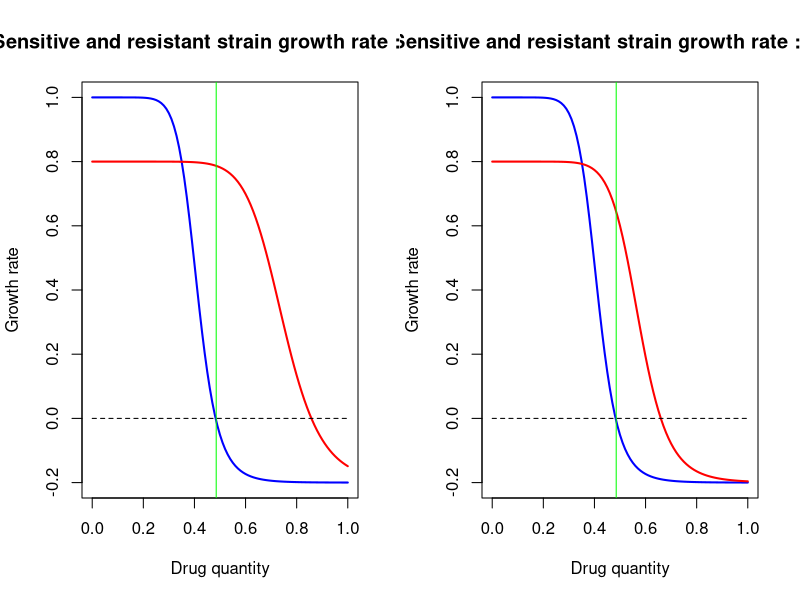
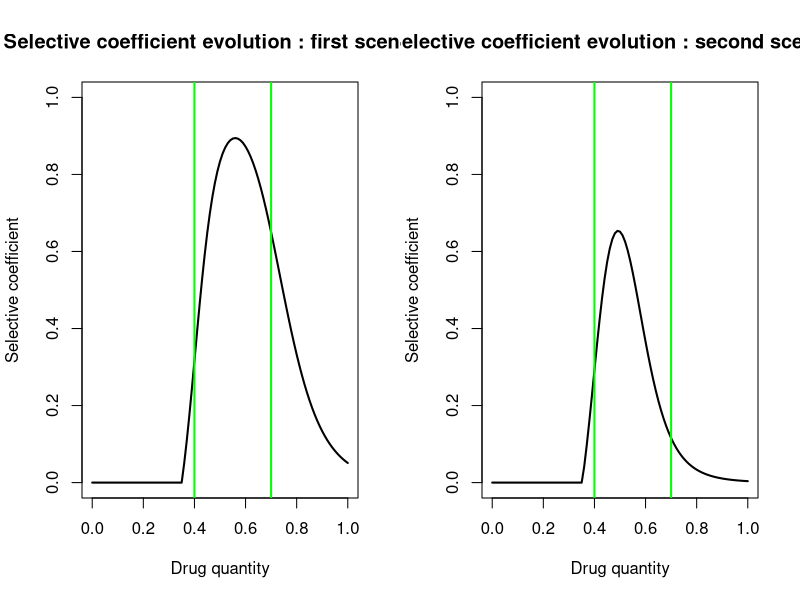
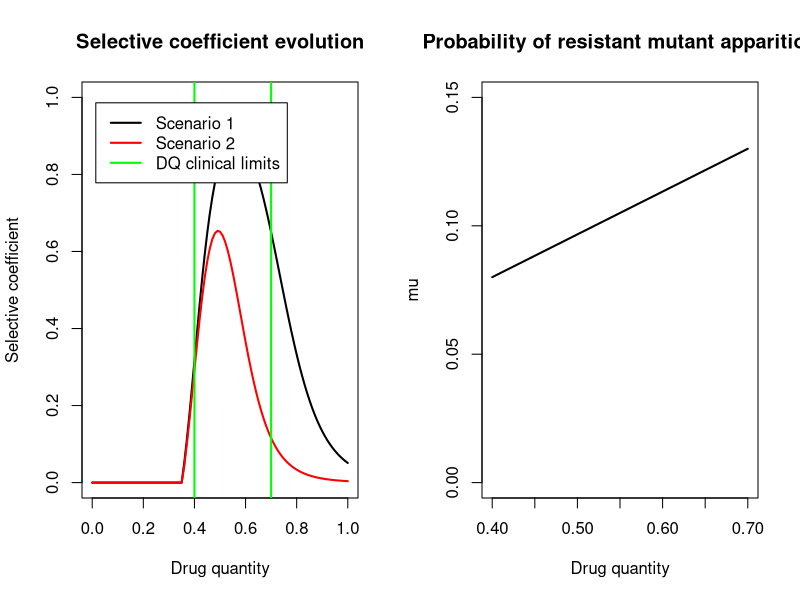
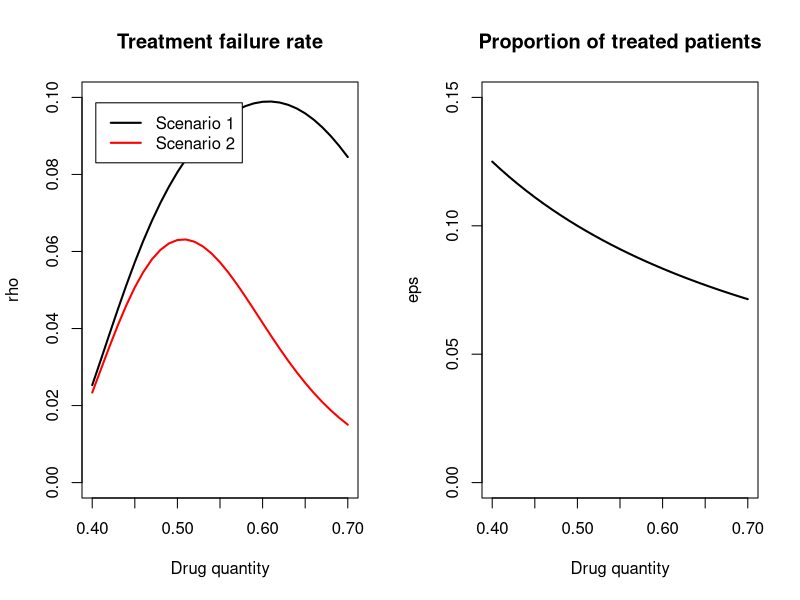
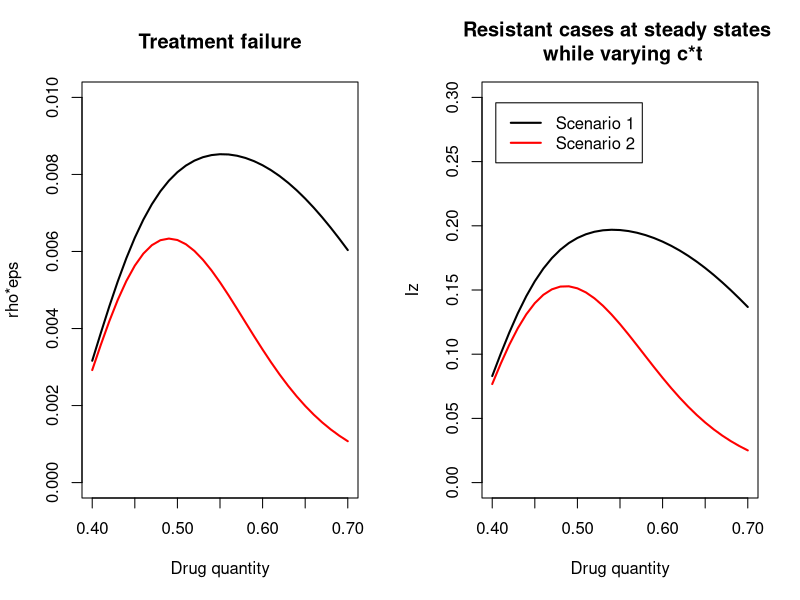
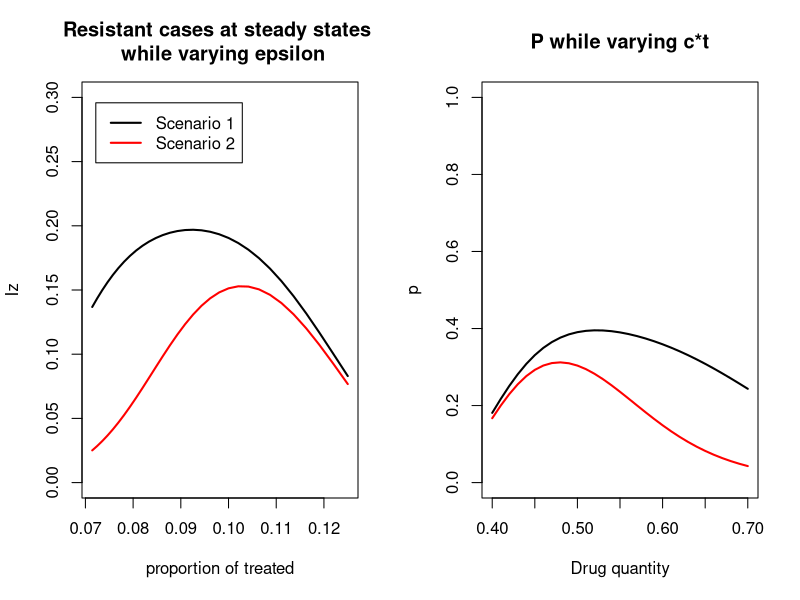
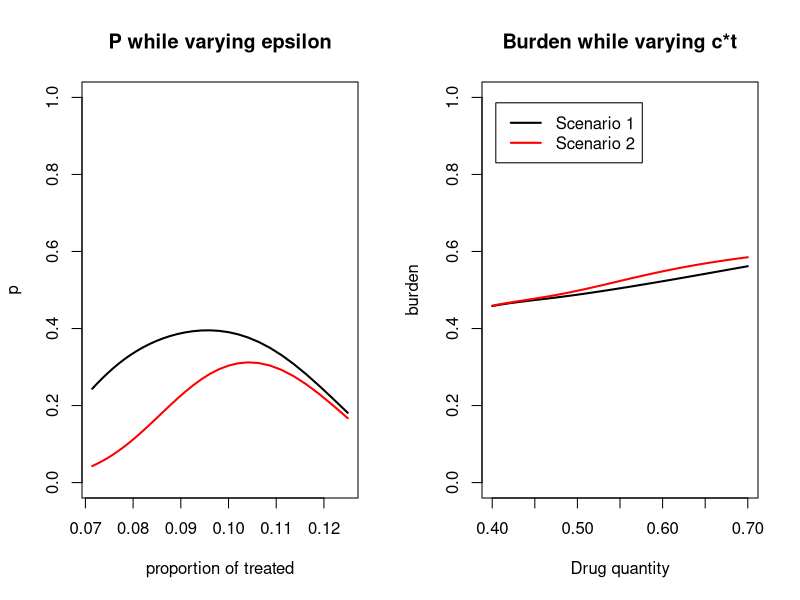
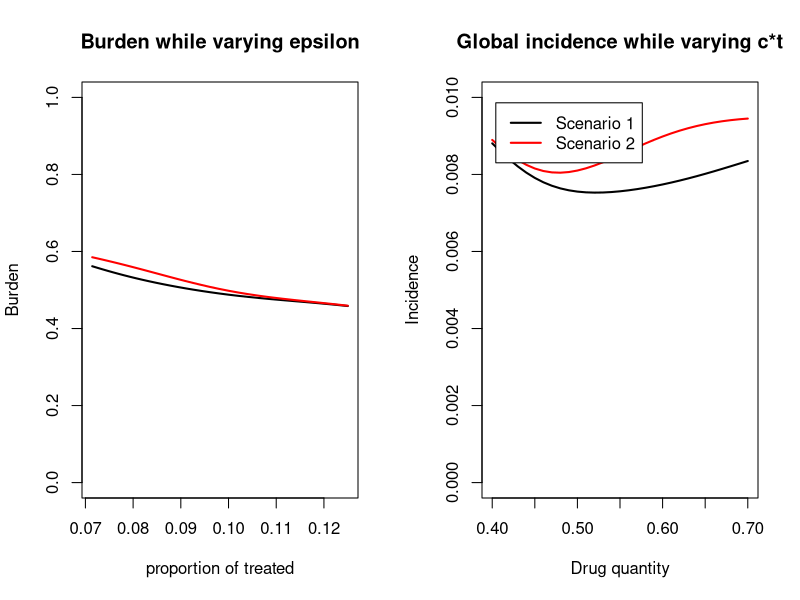

R code for these plots, in order:
## ---- chunk 1
library(plyr)

#per capita maximum growth rate of sensitive bact
max_sens_gr <- 1 

#per capita maximum growth rate of resistant bact
max_res_gr <- 0.8
max_res_gr2 <- 0.8
#per capita minimum growth rate of sensitive bact
min_sens_gr <- -0.2

#per capita minimum growth rate of res bact
min_res_gr <- -0.2
min_res_gr2 <- -0.2
#minimum inhibitory concentration of sen bact

mic_sens <- 0.35
#minimum inhibitory concentration of res bact

mic_res <- 0.65
mic_res2 <- 0.5
#slope for sens bact
kappa_sens <- 10

#slope for res bact  

kappa_res <- 10
kappa_res2 <- 10

param_sens <- c(max_sens_gr, min_sens_gr, mic_sens, kappa_sens)

param_res <- c(max_res_gr, min_res_gr, mic_res, kappa_res)
param_res2 <- c(max_res_gr2, min_res_gr2, mic_res2, kappa_res2)

#mutant emergence probability : we consider that if the amount of applied atb increases, the probability of resistant mutant apparition increases linearly
max_mu <- 0.13
min_mu <- 0.08
max_dot <- 10
min_dot <- 1

#range of intervention - cl=lowest clinically effective dose, cu maximum tolerable dose (toxicity)
cl=0.40
cu=0.70
n_values=(cu-cl)*100+1

drug_quantities <- seq(cl, cu, length.out = n_values )

AMU = 0.05

prop_treated <- AMU/drug_quantities


#selection of corresponding borders in sel_coef vector

lowbound=cl*100+1
highbound=cu*100+1



x <- seq(0,1,by=0.01)
zoom <- 1
## ---- chunk 2



growth = function(x, maxv, minv, micv, slopev) {
  y <- maxv - ((maxv - minv)*(x/micv)^slopev)/((x/micv)^slopev - maxv/minv)
  return(y)
}

## ---- chunk 3


gr_sens <- lapply(x, growth, max_sens_gr, min_sens_gr, mic_sens, kappa_sens)

gr_res <- lapply(x, growth, max_res_gr, min_res_gr, mic_res, kappa_res)

gr_res2 <- lapply(x, growth, max_res_gr2, min_res_gr2, mic_res2, kappa_res2)

MIC <- sum(gr_sens>0)/length(gr_sens)
MICres <- sum(gr_res>0)/length(gr_res)
MICres2 <- sum(gr_res2>0)/length(gr_res2)
## ---- chunk 4
par(mfrow=c(1,2))

plot(x, gr_sens, main="Sensitive and resistant strain growth rate : Sc.1", xlab="Drug quantity", ylab="Growth rate", ylim=c(-0.2,1), lwd=2, type="l", col='blue')

lines(x, gr_res, type='l', col='red', lwd=2)

lines(x, rep(0, length(x)), type='l', col='black', lwd=1, lty=2)
abline(v=MIC, col='green')


plot(x, gr_sens, main="Sensitive and resistant strain growth rate : Sc.2", xlab="Drug quantity", ylab="Growth rate", ylim=c(-0.2,1), lwd=2, type="l", col='blue')

lines(x, gr_res2, type='l', col='red', lwd=2)

lines(x, rep(0, length(x)), type='l', col='black', lwd=1, lty=2)
abline(v=MIC, col='green')

## ---- chunk 5
gr_sens <- unlist(gr_sens)
gr_res <- unlist(gr_res)
gr_res2 <- unlist(gr_res2)

sel_coef <- gr_res - gr_sens
sel_coef2 <- gr_res2 - gr_sens

sel_coef[which(sel_coef<0)] <- 0
sel_coef2[which(sel_coef2<0)] <- 0


minSC <- sum(sel_coef==0)/length(sel_coef)

plot(x, sel_coef, main="Selective coefficient evolution : first scenario", xlab="Drug quantity", ylab="Selective coefficient", ylim=c(0,1), lwd=2, type="l", col='black')
abline(v=cl, col='green', lw=2)
abline(v=cu, col='green', lw=2)

plot(x, sel_coef2, main="Selective coefficient evolution : second scenario", xlab="Drug quantity", ylab="Selective coefficient", ylim=c(0,1), lwd=2, type="l", col='black')
abline(v=cl, col='green', lw=2)
abline(v=cu, col='green', lw=2)


plot(x, sel_coef, main="Selective coefficient evolution", xlab="Drug quantity", ylab="Selective coefficient", ylim=c(0,1), lwd=2, type="l", col='black')
lines(x, sel_coef2, col='red', lwd=2)

abline(v=cl, col='green', lw=2)
abline(v=cu, col='green', lw=2)

legend("topleft" , inset=.05, c("Scenario 1", "Scenario 2", "DQ clinical limits"), lty=c(1,1,1), lwd=c(2,2,2), col=c('black', 'red','green'))


## ---- chunk 6
mu_prob <- seq(min_mu, max_mu, length.out = n_values)
doses <- seq(cl, cu, length.out = n_values)

plot(doses, mu_prob, main="Probability of resistant mutant apparition", xlab="Drug quantity", ylab="mu", ylim=c(0,0.15), lwd=2, type="l", col='black')

## ---- chunk 7
sel_sel_coef <- sel_coef[lowbound:highbound]
sel_sel_coef2 <- sel_coef2[lowbound:highbound]

rho1 <- sel_sel_coef*mu_prob
rho2 <- sel_sel_coef2*mu_prob

plot(doses, rho1, main="Treatment failure rate", xlab="Drug quantity", ylab="rho", lwd=2, type="l", col='black', ylim=c(0, 0.10))

lines(doses, rho2, type='l', col='red', lwd=2)

legend("topleft" , inset=.05, c("Scenario 1", "Scenario 2"), lty=c(1,1), lwd=c(2,2), col=c('black', 'red'))
## ---- chunk 8

plot(doses, prop_treated, main="Proportion of treated patients", xlab="Drug quantity", ylab="eps", ylim=c(0,0.15), lwd=2, type="l", col='black')

## ---- chunk 9
treat_fail <- rho1*prop_treated
treat_fail2 <- rho2*prop_treated

plot(doses, treat_fail, main="Treatment failure", xlab="Drug quantity", ylab="rho*eps", lwd=2, type="l", col='black', ylim=c(0, 0.01))

lines(doses, treat_fail2, type='l', col='red', lwd=2)

## ---- chunk 10

library(deSolve)


options("scipen" = 10)

# initial state:
N <- 1
prop <- 0.01 #initial value of Iw and Iz

# time:
a <- 4000 #time span
m <- 1 #time step

# parameters
pbeta_w <- 0.04 #transmission parameter of Iw
pbeta_z <- 0.015 #transmission parameter of Iz

pgammaa <- 0.01 #innate recovery rate
pgamma_tilt <- 0.1 #recovery rate of Iw when treated by antibiotics



## ---- chunk 11

varying_par <- cbind(prop_treated, rho1)
varying_par2 <- cbind(prop_treated, rho2)


parameters <- c(beta_w=pbeta_w, beta_z=pbeta_z, gamma=pgammaa, gamma_prim=pgamma_tilt, eps=0, rho=0)

state <- c(S=1-2*prop, Iw=prop, Iz=prop, new_Iz=0, new_Iw=0)

times=seq(0, a, by=m)

SIS=function(times, state, parameters){
  with(as.list(c(state,parameters)),
       {dS = - beta_w*Iw*S - beta_z*Iz*S + gamma*(1-eps)*Iw + gamma_prim*eps*Iw + gamma*Iz
        dIw = beta_w*Iw*S + (1-eps)*beta_w*Iw*Iz - eps*beta_z*Iz*Iw - rho*eps*Iw - gamma*(1-eps)*Iw - gamma_prim*eps*Iw
        dIz = beta_z*Iz*S + eps*beta_z*Iz*Iw + rho*eps*Iw - (1-eps)*beta_w*Iw*Iz - gamma*Iz
        dnewIw = beta_w*Iw*S
        dnewIz = beta_z*Iz*S
        list(c(dS, dIw, dIz, dnewIw, dnewIz))
       })
}

calc_fun = function(x) {
  parameters[5] <- x[1]
  parameters[6] <- x[2]
  out=as.data.frame(
  ode(y=state, times=times, func=SIS, parms=parameters))
  return(out)
}



## ---- chunk 12

out <- do.call(cbind, apply(varying_par, 1 , calc_fun))

out2 <- do.call(cbind, apply(varying_par2, 1 , calc_fun))

## ---- chunk 13

niz <- seq(4, ncol(out), by=6)
niw <- seq(3, ncol(out), by=6)
inciw <- seq(5, ncol(out), by=6)
inciz <- seq(6, ncol(out), by=6)

iz_steady <- out[nrow(out),niz]
iz_steady2 <- out2[nrow(out),niz]

iw_steady <- out[nrow(out),niw]
iw_steady2 <- out2[nrow(out),niw]

inciw_steady <- out[,inciw]
inciw_steady2 <- out2[,inciw]

inciz_steady <- out[,inciz]
inciz_steady2 <- out2[,inciz]

p <- iz_steady/(iz_steady+iw_steady)
p2 <- iz_steady2/(iz_steady2+iw_steady2)

burden <- iz_steady+iw_steady
burden2 <- iz_steady2+iw_steady2

## ---- chunk 14
incid = function(x, zoom) {
  der <- rep(0, length(x))
  for (i in 2:length(x)) {
    der[i] <- x[i]-x[i-1]
  }
  return(der)
}

NewIz <- apply(inciz_steady, 2, incid, zoom)
NewIz2 <- apply(inciz_steady2, 2, incid, zoom)

NewIw <- apply(inciw_steady, 2, incid, zoom)
NewIw2 <- apply(inciw_steady2, 2, incid, zoom)

newiz_ss <- NewIz[nrow(NewIz),]
newiz_ss2 <- NewIz2[nrow(NewIz2),]

newiw_ss <- NewIw[nrow(NewIw),]
newiw_ss2 <- NewIw2[nrow(NewIw2),]
## ---- chunk 15
plot(doses, iz_steady, main="Resistant cases at steady states \n while varying c*t", xlab="Drug quantity", ylab="Iz", ylim=c(0,0.30), lwd=2, type="l", col='black')

lines(doses, iz_steady2, type='l', col='red', lwd=2)

legend("topleft" , inset=.05, c("Scenario 1", "Scenario 2"), lty=c(1,1), lwd=c(2,2), col=c('black', 'red'))

plot(prop_treated, iz_steady, main="Resistant cases at steady states \n while varying epsilon", xlab="proportion of treated", ylab="Iz", ylim=c(0,0.30), lwd=2, type="l", col='black')

lines(prop_treated, iz_steady2, type='l', col='red', lwd=2)

legend("topleft" , inset=.05, c("Scenario 1", "Scenario 2"), lty=c(1,1), lwd=c(2,2), col=c('black', 'red'))

## ---- chunk 16
plot(doses, p, main="P while varying c*t", xlab="Drug quantity", ylab="p", ylim=c(0,1), lwd=2, type="l", col='black')

lines(doses, p2, type='l', col='red', lwd=2)


plot(prop_treated, p, main="P while varying epsilon", xlab="proportion of treated", ylab="p", ylim=c(0,1), lwd=2, type="l", col='black')

lines(prop_treated, p2, type='l', col='red', lwd=2)

## ---- chunk 17
plot(doses, burden, main="Burden while varying c*t", xlab="Drug quantity", ylab="burden", ylim=c(0,1), lwd=2, type="l", col='black')

lines(doses, burden2, type='l', col='red', lwd=2)

legend("topleft" , inset=.05, c("Scenario 1", "Scenario 2"), lty=c(1,1), lwd=c(2,2), col=c('black', 'red'))

plot(prop_treated, burden, main="Burden while varying epsilon", xlab="proportion of treated", ylab="Burden", ylim=c(0,1), lwd=2, type="l", col='black')

lines(prop_treated, burden2, type='l', col='red', lwd=2)

## ---- chunk 18
newcase <- newiw_ss+newiz_ss
newcase2 <- newiw_ss2+newiz_ss2


plot(doses, newcase, main="Global incidence while varying c*t", xlab="Drug quantity", ylab="Incidence", ylim=c(0,0.01), lwd=2, type="l", col='black')

lines(doses, newcase2, type='l', col='red', lwd=2)

legend("topleft" , inset=.05, c("Scenario 1", "Scenario 2"), lty=c(1,1), lwd=c(2,2), col=c('black', 'red'))

plot(prop_treated, newcase, main="Global incidence while varying epsilon", xlab="proportion of treated", ylab="Incidence", ylim=c(0,0.01), lwd=2, type="l", col='black')

lines(prop_treated, newcase2, type='l', col='red', lwd=2)

## ---- chunk 19
p_real <- newiz_ss/(newiw_ss+newiz_ss)
p_real2 <- newiz_ss2/(newiw_ss2+newiz_ss2)


plot(doses, p_real, main="Reported resistant ratio", xlab="Drug quantity", ylab="p", ylim=c(0,0.2), lwd=2, type="l", col='black')

lines(doses, p_real2, type='l', col='red', lwd=2)

legend("bottomleft" , inset=.05, c("Scenario 1", "Scenario 2"), lty=c(1,1), lwd=c(2,2), col=c('black', 'red'))

plot(prop_treated, p_real, main="Reported resistant ratio", xlab="proportion of treated", ylab="p", ylim=c(0,0.2), lwd=2, type="l", col='black')

lines(prop_treated, p_real2, type='l', col='red', lwd=2)

legend("topleft" , inset=.05, c("Scenario 1", "Scenario 2"), lty=c(1,1), lwd=c(2,2), col=c('black', 'red'))
